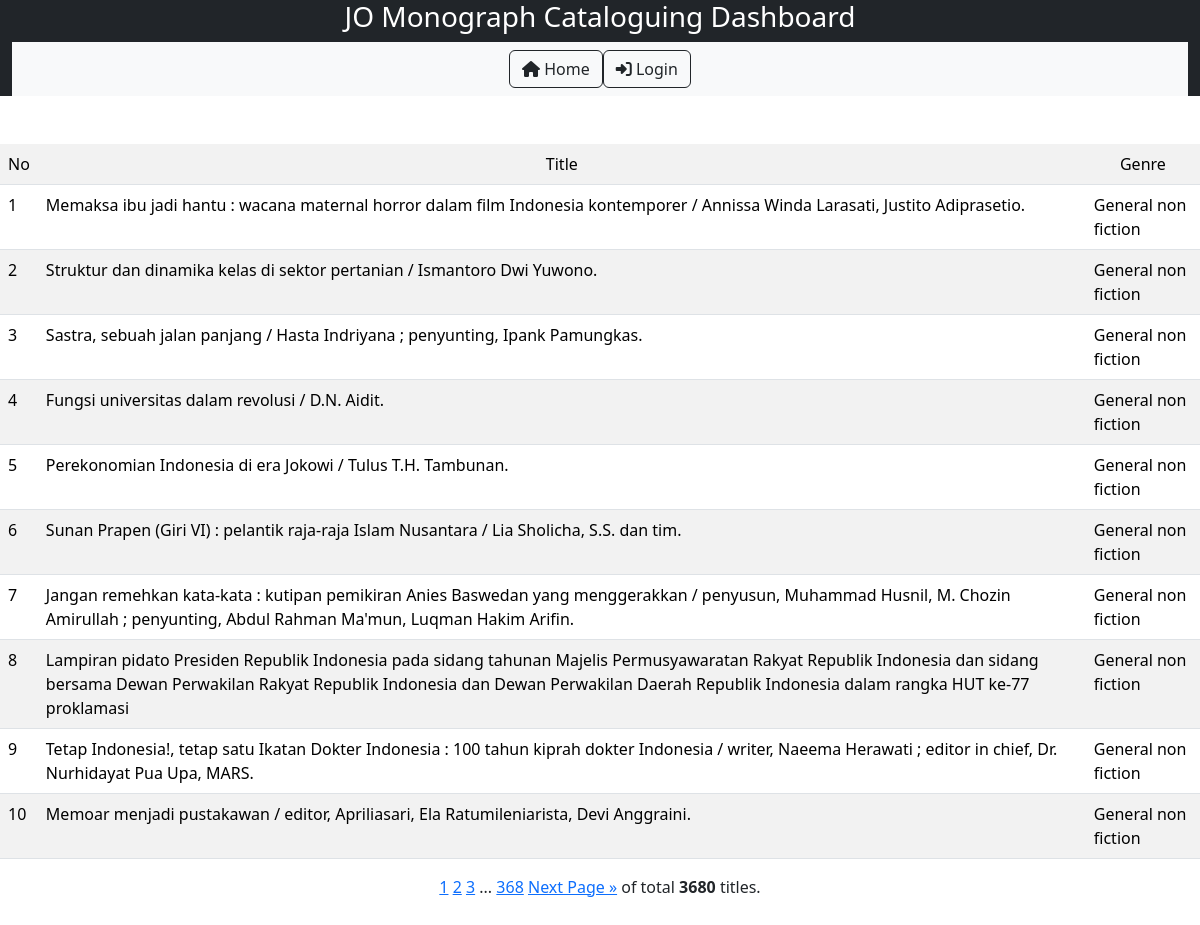
Page /detail_genre/General non fiction/ on the committed database.
### nlajkt_cat_stat/models.py (models this page shows)
class Catalogues(models.Model):
    entry_date = models.DateField()
    consignment_no = models.IntegerField(default=469)
    title = models.TextField()
    work_type = models.CharField(max_length=20, choices=[
        ('Original','Original'),
        ('Translation','Translation'),
        ('Adaptation','Adaptation')
        ], default='Original')
    publish_year = models.IntegerField()
    volume = models.CharField(max_length=20, choices=[
        ('Single','Single'),
        ('Multi-complete','Multi-complete'),
        ('Multi-incomplete','Multi-incomplete'),
        ], default='Single')
    copycat = models.CharField(max_length=20, choices=[
        ('Original','Original'),
        ('Partial copycat','Partial copycat'),
        ('Full copycat','Full copycat'),
        ], default='Original')
    ISBN = models.CharField(max_length=20, choices=[
        ('No','No'),
        ('Yes-valid','Yes-valid'),
        ('Yes-invalid','Yes-invalid'),
        ], default='No')
    authorship_type = models.CharField(max_length=50, choices=[
        ('Single author','Single author'),
        ('Collaboration','Collaboration'),
        ('Compilation','Compilation'),
        ('Others','Others')
        ], default='Single')
    language = models.CharField(max_length=50, choices=[
        ('Indonesian','Indonesian'),
        ('English','English'),
        ('Indonesian local','Indonesian local'),
        ('Multi language','Multi language'),
        ('Others','Others')
        ], default='Indonesian')
    bibliography = models.CharField(max_length=20, choices=[
        ('No','No'),
        ('Yes','Yes'),
        ], default='No')
    indexx = models.CharField(max_length=20, choices=[
        ('No','No'),
        ('Yes','Yes'),
        ], default='No')
    publisher_type = models.CharField(max_length=100, choices=[
        ('Commercial','Commercial'),
        ('Government','Government'),
        ('Universities','Universities'),
        ('NGO','NGO'),
        ('International','International'),
        ('Others','Others')
        ], default='Commercial')
    genre = models.CharField(max_length=100, choices=[
        ('General non fiction','General non fiction'),
        ('Fiction-novel','Fiction-novel'),
        ('Fiction-short stories','Fiction-short stories'),
	    ('Fiction-biographic','Fiction-biographic'),
	    ('Fiction-drama','Fiction-drama'),
        ('Poetry','Poetry'),
        ('Folktales','Folktales'),
        ('Biography-single','Biography-single'),
        ('Biography-collective','Biography-collective'),
        ('Biography-auto','Biography-auto'),
        ('Dictionaries','Dictionaries'),
        ('Proceeding','Proceeding'),
        ('Comic, cartoon','Comic, cartoon'),
        ], default='General non fiction')
    format = models.CharField(max_length=100, choices=[
        ('Book-printed','Book-printed'),
        ('Book-electronic','Book-electronic'),
        ('Non book video','Non book video'),
        ('Non book audio','Non book audio'),
        ('Map-single','Map-single'),
        ('Map-atlas','Map-atlas'),
        ('Ephemera','Ephemera')
        ], default='Book-printed')
    size = models.CharField(max_length=10, choices=[
        ('YY','YY'),
        ('YYq', 'YYq'),
        ('YYf','YYf'),
        ('YYp','YYp'),
        ('YYpf','YYpf')
        ],default='YY')
    subject = models.CharField(max_length=50, choices=[
       ('000-Generalities','000-Generalities'),
       ('000-Library science','000-Library science'),
       ('000-Journalism and media','000-Journalism and media'),
       ('100-Philosophy and ethics','100-Philosophy and ethics'),
       ('200-Religions-general','200-Religions-general'),
       ('200-Religion-Islam','200-Religion-Islam'),
       ('200-Religion-Christianity','200-Religion-Christianity'),
       ('200-Religion-Hinduism','200-Religion-Hinduism'),
       ('200-Religion-Buddhism and others','200-Religion-Buddhism and others'),
       ('300-Social-anthropology and sociology','300-Social-anthropology and sociology'),
       ('300-Social-problems and services','300-Social-problems and services'),
       ('300-Social-politics','300-Social-politics'),
       ('300-Social-international relations','300-Social-international relations'),
       ('300-Social-economics-general','300-Social-economics-general'),
       ('300-Social-economics-management','300-Social-economics-management'),
       ('300-Social-economics-resources','300-Social-economics-resources'),
       ('300-Social-economics-policy and development','300-Social-economics-policy and development'),
       ('300-Social-economics-financial and monetary','300-Social-economics-financial and monetary'),
       ('300-Social-economics-industries and production','300-Social-economics-industries and production'),
       ('300-Social-culture','300-Social-culture'),
       ('300-Social-military','300-Social-military'),
       ('300-Social-education','300-Social-education'),
       ('300-Social-law','300-Social-law'),
       ('300-Social-transportation','300-Social-transportation'),
       ('300-Social-public administration','300-Social-public administration'),
       ('300-Social-human rights','300-Social-human rights'),
       ('400-Language-linguistics','400-Language-linguistics'),
       ('400-Language-sociolinguistics','400-Language-sociolinguistics'),
       ('500-Science-general','500-Science-general'),
       ('600-Technology-general','600-Technology-general'),
       ('600-Agriculture and agribusiness','600-Agriculture and agribusiness'),
       ('700-Arts-general','700-Arts-general'),
       ('700-Arts-visual','700-Arts-visual'),
       ('700-Arts-performance','700-Arts-performance'),
       ('700-Arts-music','700-Arts-music'),
       ('700-Architecture','700-Architecture'),
       ('800-Literature-general','800-Literature-general'),
       ('800-Literature-fiction and poetry','800-Literature-fiction and poetry'),
       ('900-History-general','900-History-general'),
       ('900-History-Indonesia','900-History-Indonesia'),
       ('900-Geography and travel','900-Geography and travel'),
       ('900-Biography','900-Biography')
       ], null=True)

### nlajkt_cat_stat/views.py (the view)
# urls.py: path('detail_genre/<str:genre>/', views.detail_genre, name='detail_genre'),
def detail_genre(request, genre):
    detail_genre = Catalogues.objects.all().filter(genre=genre)
    page = request.GET.get('page', 1)
    paginator = Paginator(detail_genre, 10)
    try:
        paging = paginator.page(page)
    except PageNotAnInteger:
        paging = paginator.page(1)
    except EmptyPage:
        paging = paginator.page(paginator.num_pages)
    template = loader.get_template('detail_genre.html')
    context = {'paging' : paging,}
    return HttpResponse(template.render(context, request))

### nlajkt_cat_stat/templates/detail_genre.html
{% extends 'base.html'%}
{% block block1 %}
<br><br><center>
<table style="width: auto;" class="table table-striped">
    <tr bgcolor = 'grey'>
      <b><td>No</td>
        <td align="center">Title</td>
        <td align="center">Genre</td></b>
    </tr>
    {% for x in paging %}
    <tr>
        <td>{{ forloop.counter0|add:paging.start_index }}</td>
        <td>{{ x.title }}</td>
        <td>{{ x.genre }}</td>
    </tr>
    {% endfor %}
</table>
{% include 'pagination_jakartaoffice.html' %}</center>
<br><br>
{% endblock %}

### rows in the picture
Catalogues: title "Memaksa ibu jadi hantu : wacana maternal horror dalam film Indonesia kontemporer / Annissa Winda Larasati, Justito Adiprasetio.", genre "General non fiction"
Catalogues: title "Struktur dan dinamika kelas di sektor pertanian / Ismantoro Dwi Yuwono.", genre "General non fiction"
Catalogues: title "Sastra, sebuah jalan panjang / Hasta Indriyana ; penyunting, Ipank Pamungkas.", genre "General non fiction"
Catalogues: title "Fungsi universitas dalam revolusi / D.N. Aidit.", genre "General non fiction"
Catalogues: title "Perekonomian Indonesia di era Jokowi / Tulus T.H. Tambunan.", genre "General non fiction"
Catalogues: title "Sunan Prapen (Giri VI) : pelantik raja-raja Islam Nusantara / Lia Sholicha, S.S. dan tim.", genre "General non fiction"
Catalogues: title "Jangan remehkan kata-kata : kutipan pemikiran Anies Baswedan yang menggerakkan / penyusun, Muhammad Husnil, M. Chozin Amirullah ; penyunting, Abdul Rahman Ma'mun, Luqman Hakim Arifin.", genre "General non fiction"
Catalogues: title "Lampiran pidato Presiden Republik Indonesia pada sidang tahunan Majelis Permusyawaratan Rakyat Republik Indonesia dan sidang bersama Dewan Perwakilan Rakyat Republik Indonesia dan Dewan Perwakilan Daerah Republik Indonesia dalam rangka HUT ke-77 proklamasi", genre "General non fiction"
Catalogues: title "Tetap Indonesia!, tetap satu Ikatan Dokter Indonesia : 100 tahun kiprah dokter Indonesia / writer, Naeema Herawati ; editor in chief, Dr. Nurhidayat Pua Upa, MARS.", genre "General non fiction"
Catalogues: title "Memoar menjadi pustakawan / editor, Apriliasari, Ela Ratumileniarista, Devi Anggraini.", genre "General non fiction"

### other values in the picture
{{ num }} "1"
{{ num }} "2" "3"
{{ paging.paginator.num_pages }} "368"
{{ paging.paginator.count }} "3680"
